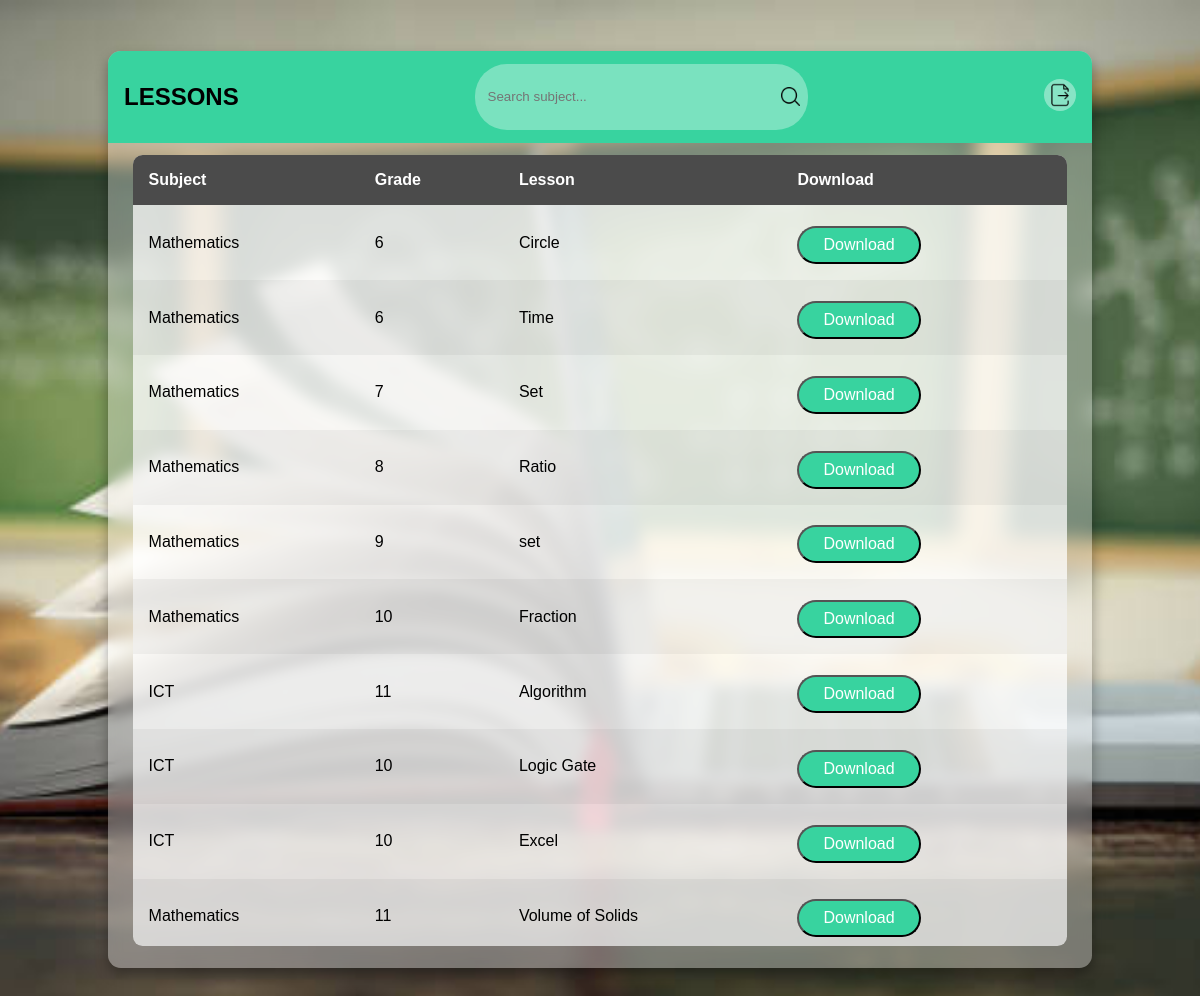
Page /lessons.php on the committed database.
### tables this page shows
CREATE TABLE `lessons` (
  `id` int(20) NOT NULL,
  `subject` varchar(100) NOT NULL,
  `grade` varchar(10) NOT NULL,
  `lesson` varchar(100) NOT NULL,
  `date` date NOT NULL DEFAULT current_timestamp(),
  `pdf` varchar(1000) NOT NULL
);

### lessons.php (the view, shortened to what this page needs)
<!DOCTYPE html>
<html lang="en">
<head>
    <link rel="stylesheet" href="tablestyle.css">
</head>
<body>
    <main class="table">
        <section class="table__header">
            <h1>LESSONS</h1>
            <div class="input-group">
                <input type="search" placeholder="Search subject...">
                <img src="images/search.png" alt="">
            </div>
            <div class="export__file">
                <a href="index.php"><label for="export-file" class="export__file-btn" title="Home"></label></a>
            </div>
        </section>
        <section class="table__body">
        <table>
                <thead>
                    <tr>
                        <th> Subject </th>
                        <th> Grade</th>
                        <th> Lesson </th>
                        <th> Download</th>
                    </tr>
                </thead>
                <tbody>
                    <?php
                        require 'config.php';
                       if(isset($_SESSION['email'])){
                        $email=$_SESSION['email'];
                        $query="SELECT * FROM student WHERE  email='$email'";
                        $stresult=mysqli_query($conn,$query);
                       $strow=mysqli_fetch_assoc($stresult);
                       $grade=$strow['grade'];
                       $sql="SELECT* FROM lessons where  grade='$grade'";
					$result=mysqli_query($conn,$sql);
					if(!$result){
						die("invalid query:".mysqli_connect_error());
					}
					while($row=mysqli_fetch_assoc($result)){
                        $file_path ="upload_files/".$row['pdf']; ?>
                           <tr>
							<td><?php echo $row['subject'];?></td>
							<td><?php echo $row['grade'];?></td>
							<td><?php echo $row['lesson'];?></td>
                            <td> <a href="<?php
                             echo $file_path;?>">
									<button   name='delete'>Download</button>
								</a></td>
						</tr>
                   <?php
                       }
                    }
                    else{
                        $sql="SELECT* FROM lessons";
					$result=mysqli_query($conn,$sql);
					while($row=mysqli_fetch_assoc($result)){
                        $file_path ="upload_files/".$row['pdf']; ?>
                         <tr>
							<td><?php echo $row['subject'];?></td>
							<td><?php echo $row['grade'];?></td>
							<td><?php echo $row['lesson'];?></td>
                            <td> <a href="<?php
                             echo $file_path;?>">
									<button   name='delete'>Download</button>
								</a></td>
						</tr>
                  <?php
                    }
                    }
                    ?>
                </tbody>
            </table>
    </main>
</body>
</html>

### tablestyle.css (style rules this page uses)
:root { --green:#00E77F; --white:#fff; --light-white:#aaa; --black:#3d3d3d; --light-bg:#4b4b4b; --light-green:#38d39f; }
* { margin: 0; padding: 0; box-sizing: border-box; font-family: sans-serif; }
body { min-height: 100vh; background: url(images/edu.jpg) center / cover; display: flex; justify-content: center; align-items: center; }
main.table { width: 82vw; height: 90vh; background-color: #fff5; backdrop-filter: blur(7px); box-shadow: 0 .4rem .8rem #0005; border-radius: .8rem; overflow: hidden; }
.table__header { width: 100%; height: 10%; background-color: var(--light-green); padding: .8rem 1rem; display: flex; justify-content: space-between; align-items: center; }
.table__header .input-group { width: 35%; height: 100%; background-color: #fff5; padding: 0 .5rem; border-radius: 2rem; display: flex; justify-content: center; align-items: center; transition: .2s; }
.table__header .input-group img { width: 1.2rem; height: 1.2rem; }
.table__header .input-group input { width: 100%; padding: 0 .5rem 0 .3rem; background-color: transparent; border: none; outline: none; }
.table__body { width: 95%; max-height: calc(89% - 1.6rem); background-color: #fffb; margin: .8rem auto; border-radius: .6rem; overflow: auto; overflow: overlay; }
table { width: 100%; }
table, th, td { border-collapse: collapse; padding: 1rem; text-align: left; }
thead th { position: sticky; top: 0; left: 0; color: var(--white); background-color:var(--light-bg); cursor: pointer; text-transform: capitalize; }
tbody tr:nth-child(even) { background-color: #0000000b; }
tbody tr { --delay: .1s; transition: .5s ease-in-out var(--delay), background-color 0s; }
tbody tr td, tbody tr td p, tbody tr td img { transition: .2s ease-in-out; }
button { display: inline-block; margin-top: 0.3rem; border-radius: 3rem; background-color: var(--light-green); cursor:pointer; color: var(--white); font-size: 1rem; padding: 0.5rem 1.5rem; }
.export__file { position: relative; }
.export__file .export__file-btn { display: inline-block; width: 2rem; height: 2rem; background: #fff6 url(images/export.png) center / 80% no-repeat; border-radius: 50%; transition: .2s ease-in-out; }

### rows in the picture
lessons: subject "Mathematics", grade "6", lesson "Circle"
lessons: subject "Mathematics", grade "6", lesson "Time"
lessons: subject "Mathematics", grade "7", lesson "Set"
lessons: subject "Mathematics", grade "8", lesson "Ratio"
lessons: subject "Mathematics", grade "9", lesson "set"
lessons: subject "Mathematics", grade "10", lesson "Fraction"
lessons: subject "ICT", grade "11", lesson "Algorithm"
lessons: subject "ICT", grade "10", lesson "Logic Gate"
lessons: subject "ICT", grade "10", lesson "Excel"
lessons: subject "Mathematics", grade "11", lesson "Volume of Solids"
